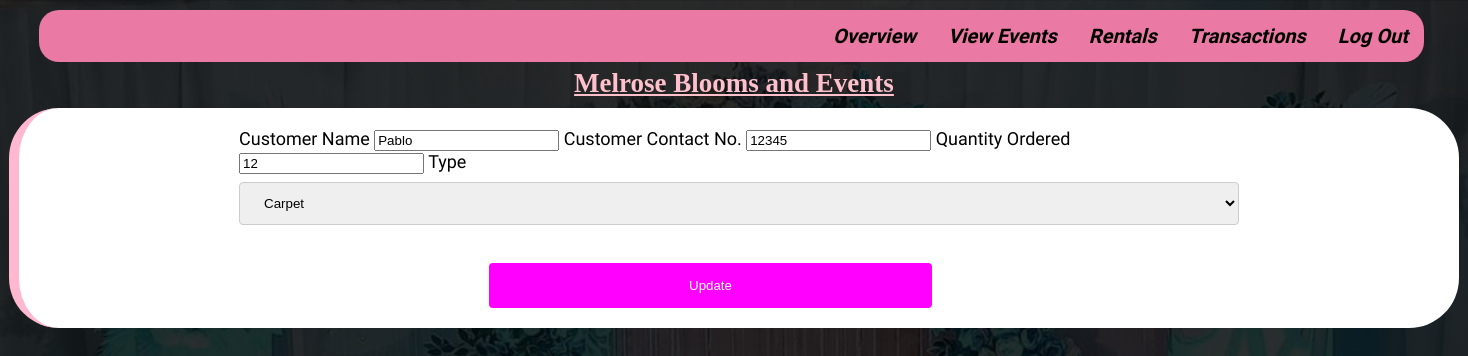
Page /index.php?page=transac&subpage=edit&id=1 (signed in) on the committed database.
### tables this page shows
CREATE TABLE `rental_transac` (
  `trans_id` int(11) NOT NULL,
  `cust_name` varchar(50) NOT NULL,
  `cust_no` int(11) NOT NULL,
  `cash_depo` int(11) NOT NULL,
  `rental_id` int(11) NOT NULL,
  `cust_qty` int(11) NOT NULL,
  `item_total` int(11) NOT NULL
);

### classes/transacClass.php (called while the page is built, shortened)
<?php
class Transac{
	private $DB_SERVER='localhost';
	private $DB_USERNAME='root';
	private $DB_PASSWORD='';
	private $DB_DATABASE='test3';
	private $conn;
	public function __construct(){
		$this->conn = new PDO("mysql:host=".$this->DB_SERVER.";dbname=".$this->DB_DATABASE,$this->DB_USERNAME,$this->DB_PASSWORD);
	}
	public function list_rental(){
		$sql="SELECT * FROM rentals";
		$q = $this->conn->query($sql) or die("failed!");
		while($r = $q->fetch(PDO::FETCH_ASSOC)){
		$data[]=$r;
		}
		if(empty($data)){
		   return false;
		}else{
			return $data;
		}
}
    function get_Transac_cust($id){
		$sql="SELECT cust_name FROM rental_transac WHERE trans_id = :id";
		$q = $this->conn->prepare($sql);
		$q->execute(['id' => $id]);
		$cust_name = $q->fetchColumn();
		return $cust_name;
	}
    function get_custno($id){
		$sql="SELECT cust_no FROM rental_transac WHERE trans_id = :id";
		$q = $this->conn->prepare($sql);
		$q->execute(['id' => $id]);
		$cust_no = $q->fetchColumn();
		return $cust_no;
	}
	function get_cust_qty($id){
		$sql="SELECT cust_qty FROM rental_transac WHERE trans_id = :id";
		$q = $this->conn->prepare($sql);
		$q->execute(['id' => $id]);
		$cust_qty = $q->fetchColumn();
		return $cust_qty;
	}
}

### transac-module/transac-edit.php (the view, shortened to what this page needs)
<div id="edit-wrapper">
<form name="update_user" id="proSubmit" method="post"  action="processes/process.transac.php?action=update">
            <tr>
				<td>Customer Name</td>
				<td><input type="text" name="cust_name" value="<?php echo $transacs->get_Transac_cust($id);?>"> </td>
			</tr>
			<tr>
				<td>Customer Contact No.</td>
				<td><input type="text" name="cust_no" value="<?php echo $transacs->get_custno($id);?>"></td>
			</tr>
			<tr>
				<td>Quantity Ordered</td>
				<td><input type="number" name="cust_qty" value="<?php echo $transacs->get_cust_qty($id);?>"></td>
			</tr>
			<tr>
			<label for="itemname">Type</label>
            <select id="itemname" name="itemname">
              <?php
              if($transacs->list_rental() != false){
                foreach($transacs->list_rental() as $value){
                   extract($value);
              ?>
              <option value="<?php echo $rental_id;?>"><?php echo $item_name;?></option>
              <?php
                }
              }
              ?>
        </select>
			</tr>
			<tr>
				<td><input id="prodSubmit2" type="submit" name="update" value="Update"></td>
			</tr>
			</form>
</div>

### css/custom.css (style rules this page uses)
html { margin: 0; padding: 0; }
body { font-family: 'Assistant', sans-serif; font-size: 18px; background: url(../images/bg.png); background-size: cover; }
#proSubmit { width: 1000px; height: auto; margin: auto; padding: 0px; }
.input, select { width: 100%; padding: 12px 20px; margin: 8px 0; display: inline-block; border: 1px solid #ccc; border-radius: 4px; box-sizing: border-box; }
input[type=submit] { width: auto; background-color: fuchsia; color: white; padding: 15px 200px; border: none; border-radius: 4px; cursor: pointer; }
#edit-wrapper { width: 1200px; margin: auto; }
#prodSubmit2 { margin-left: 250px; margin-top: 30px; }

### rows in the picture
rental_transac: cust_name "Pablo", cust_no "12345", cust_qty "12"

### other values in the picture
form field itemname "Carpet"
